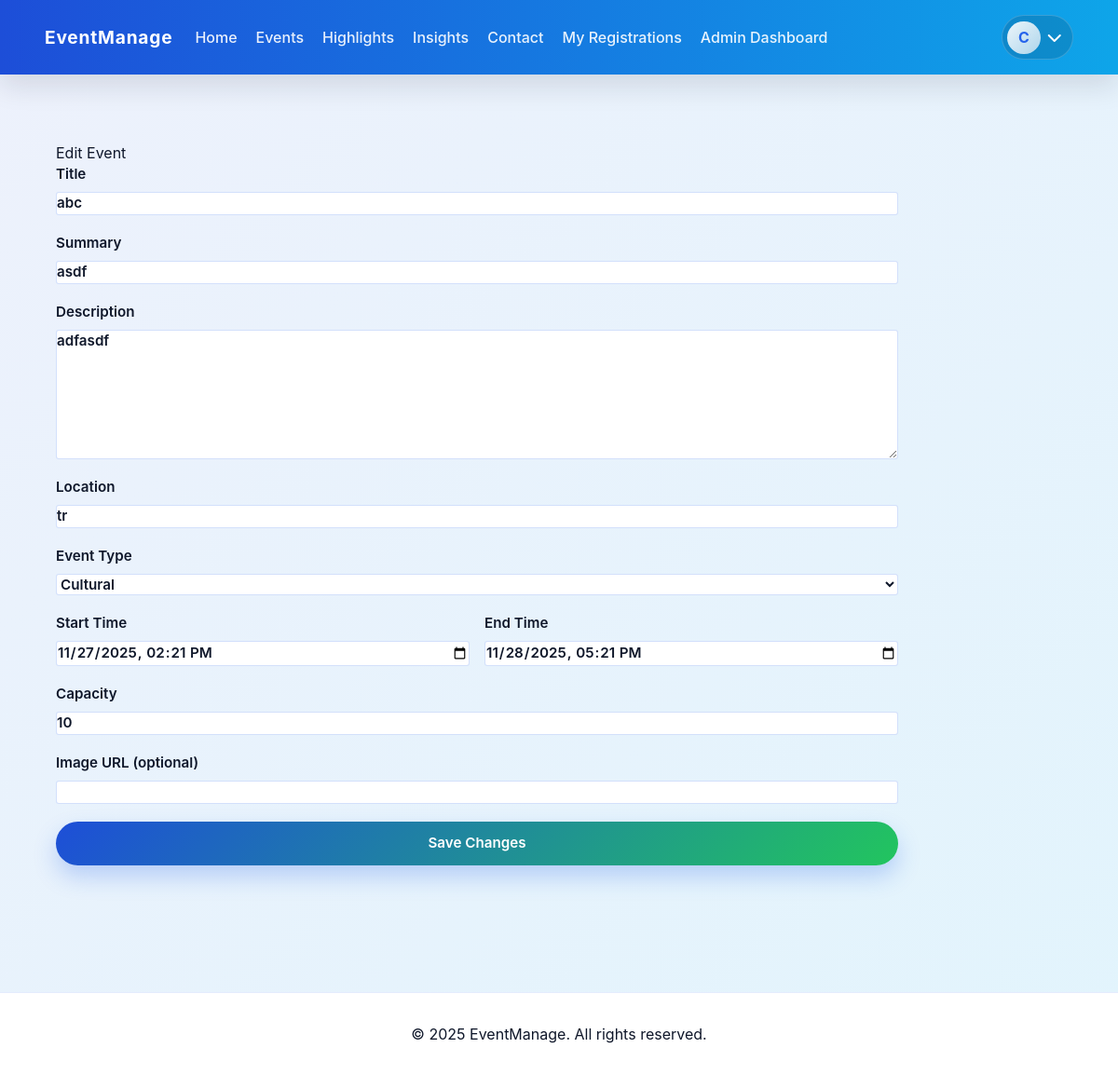
The page /admin/events/18/edit (signed in) on the database its author committed.
### app/models.py (models this page shows, shortened)
class User(UserMixin, db.Model):
    id = db.Column(db.Integer, primary_key=True)
    name = db.Column(db.String(120), nullable=False)
    email = db.Column(db.String(120), unique=True, nullable=False)
    password_hash = db.Column(db.String(256), nullable=False)
    is_admin = db.Column(db.Boolean, default=False, nullable=False)
    admin_scope = db.Column(db.String(50), default="super")
    created_at = db.Column(db.DateTime, default=datetime.utcnow)
    registrations = db.relationship("Registration", back_populates="user", cascade="all, delete-orphan")
    interests = db.relationship("EventInterest", back_populates="user", cascade="all, delete-orphan")
    @property
    def is_super_admin(self) -> bool:
        if not self.is_admin:
            return False
        if not self.admin_scope:
            return True
        return self.admin_scope.lower() == "super"

class Event(db.Model):
    id = db.Column(db.Integer, primary_key=True)
    title = db.Column(db.String(150), nullable=False)
    summary = db.Column(db.String(300), nullable=False)
    description = db.Column(db.Text, nullable=False)
    location = db.Column(db.String(200), nullable=False)
    start_time = db.Column(db.DateTime, nullable=False)
    end_time = db.Column(db.DateTime, nullable=False)
    capacity = db.Column(db.Integer, nullable=False)
    event_type = db.Column(db.String(80), nullable=False, default=EVENT_CATEGORY_CHOICES[0])
    image_url = db.Column(db.String(255), nullable=True)
    created_at = db.Column(db.DateTime, default=datetime.utcnow)
    registrations = db.relationship("Registration", back_populates="event", cascade="all, delete-orphan")
    interests = db.relationship("EventInterest", back_populates="event", cascade="all, delete-orphan")

### app/admin.py (the view, shortened to what this page needs)
@admin_bp.route("/events/<int:event_id>/edit", methods=["GET", "POST"])
@login_required
@admin_required
def edit_event(event_id: int):
    event = Event.query.get_or_404(event_id)
    _ensure_event_access(event)
    event_type_choices = _event_type_options()
    return render_template(
        "admin/event_form.html",
        event=event,
        form_defaults=_build_form_defaults(event=event),
        event_types=event_type_choices,
        form_action=url_for("admin.edit_event", event_id=event.id),
    )

### app/__init__.py (called while the page is built)
def create_app():
    app = Flask(__name__, instance_relative_config=True)
    app.config.from_object("config.Config")
    os.makedirs(app.instance_path, exist_ok=True)
    db.init_app(app)
    login_manager.init_app(app)
    from .models import User, seed_admin, seed_sample_events
    @login_manager.user_loader
    def load_user(user_id):
        return User.query.get(int(user_id))
    from .auth import auth_bp
    from .events import events_bp
    from .admin import admin_bp
    app.register_blueprint(events_bp)
    app.register_blueprint(auth_bp)
    app.register_blueprint(admin_bp)
    @app.route("/")
    def home():
        return "App is live!"
    with app.app_context():
        db.create_all()
        seed_admin()
        seed_sample_events()
    return app

### app/admin.py (called while the page is built)
def admin_required(func):
    @wraps(func)
    def wrapper(*args, **kwargs):
        if not current_user.is_authenticated:
            flash("Please sign in as an administrator.", "warning")
            return redirect(url_for("auth.login", next=request.url))
        if not current_user.is_admin:
            flash("Administrator access required.", "danger")
            return redirect(url_for("events.home"))
        return func(*args, **kwargs)
    return wrapper

def _ensure_event_access(event: Event):
    if current_user.is_super_admin:
        return
    if event.event_type != current_user.admin_scope:
        abort(403)

def _event_type_options():
    if current_user.is_super_admin:
        return EVENT_CATEGORY_CHOICES
    return [current_user.admin_scope]

### app/events.py (called while the page is built)
@events_bp.app_context_processor
def inject_globals():
    return {"current_year": datetime.utcnow().year}

### app/templates/admin/event_form.html (shortened to what this page needs)
{% extends 'base.html' %}
{% block content %}
<section class="section">
  <h1>{{ 'Edit Event' if event else 'Create Event' }}</h1>
  <form method="post" action="{{ form_action }}" class="form">
    <label>
      Title
      <input type="text" name="title" value="{{ form_defaults.title }}" required>
    </label>
    <label>
      Summary
      <input type="text" name="summary" value="{{ form_defaults.summary }}" maxlength="300" required>
    </label>
    <label>
      Description
      <textarea name="description" rows="6" required>{{ form_defaults.description }}</textarea>
    </label>
    <label>
      Location
      <input type="text" name="location" value="{{ form_defaults.location }}" required>
    </label>
    <label>
      Event Type
      <select name="event_type" required>
        {% for option in event_types %}
          <option value="{{ option }}" {% if form_defaults.event_type == option %}selected{% endif %}>{{ option }}</option>
        {% endfor %}
      </select>
    </label>
    <div class="form__row">
      <label>
        Start Time
        <input type="datetime-local" name="start_time" value="{{ form_defaults.start_time }}" required>
      </label>
      <label>
        End Time
        <input type="datetime-local" name="end_time" value="{{ form_defaults.end_time }}" required>
      </label>
    </div>
    <label>
      Capacity
      <input type="number" name="capacity" min="1" value="{{ form_defaults.capacity }}" required>
    </label>
    <label>
      Image URL (optional)
      <input type="url" name="image_url" value="{{ form_defaults.image_url }}">
    </label>
    <button class="btn btn--primary" type="submit">{{ 'Save Changes' if event else 'Create Event' }}</button>
  </form>
</section>
{% endblock %}

### app/templates/base.html (shortened to what this page needs)
<!doctype html>
<html lang="en">
  <head>
    <link rel="stylesheet" href="https://cdnjs.cloudflare.com/ajax/libs/font-awesome/6.5.2/css/all.min.css" />
    <script src="https://cdn.tailwindcss.com"></script>
    <link rel="stylesheet" href="{{ url_for('static', filename='css/styles.css') }}">
  </head>
  <body>
    <header class="site-header">
      <nav class="navbar">
        <div class="navbar__left">
          <a class="navbar__brand" href="{{ url_for('events.home') }}">EventManage</a>
          <div class="navbar__links" id="navMenu">
            <a href="{{ url_for('events.home') }}">Home</a>
            <a href="{{ url_for('events.events_list') }}">Events</a>
            <a href="{{ url_for('events.home') }}#highlights">Highlights</a>
            <a href="{{ url_for('events.home') }}#insights">Insights</a>
            <a href="{{ url_for('events.home') }}#contact">Contact</a>
            {% if current_user.is_authenticated %}
              <a href="{{ url_for('events.my_registrations') }}">My Registrations</a>
              {% if current_user.is_admin %}
                <a href="{{ url_for('admin.dashboard') }}">Admin Dashboard</a>
              {% endif %}
            {% endif %}
          </div>
        </div>
        <div class="navbar__right">
          <div class="navbar__user">
            <button id="userToggle" class="navbar__user-button" aria-label="User menu" aria-haspopup="true" aria-expanded="false">
              <span class="navbar__avatar">
                {% if current_user.is_authenticated %}
                  {{ current_user.name[:1]|upper }}
                {% else %}
                  <i class="fa fa-user"></i>
                {% endif %}
              </span>
              <i class="fa fa-chevron-down"></i>
            </button>
          </div>
        </div>
      </nav>
    </header>
    <main class="container">
      {% block content %}{% endblock %}
    </main>
    <footer class="site-footer">
      <p>&copy; {{ current_year or 2025 }} EventManage. All rights reserved.</p>
    </footer>
  </body>
</html>

### app/static/css/styles.css (style rules this page uses)
:root { --color-primary: #2563eb; --color-primary-dark: #1e3a8a; --color-secondary: #f0f9ff; --color-accent: #22c55e; --color-text: #0f172a; --color-muted: #475569; --color-border: #cbd5f5; --color-success: #22c55e; --color-warning: #fbbf24; --color-danger: #ef4444; --gradient-start: #1d4ed8; --gradient-mid: #0ea5e9; --gradient-end: #22c55e; --radius: 0.75rem; --shadow: 0 25px 40px rgba(15, 23, 42, 0.1); font-size: 16px; }
* { box-sizing: border-box; }
body { margin: 0; font-family: 'Inter', system-ui, -apple-system, BlinkMacSystemFont, 'Segoe UI', sans-serif; background: linear-gradient(135deg, rgba(29, 78, 216, 0.08), rgba(14, 165, 233, 0.12)); color: var(--color-text); min-height: 100vh; display: flex; flex-direction: column; }
a { color: inherit; text-decoration: none; }
.container { flex: 1 0 auto; width: 100%; margin: 0; padding: 0 0 4rem; }
.site-header { background: linear-gradient(90deg, var(--gradient-start), var(--gradient-mid)); box-shadow: 0 12px 30px rgba(15, 23, 42, 0.12); position: sticky; top: 0; z-index: 10; }
.navbar { width: 100%; margin: 0; display: flex; align-items: center; justify-content: space-between; padding: 1rem clamp(1.5rem, 4vw, 3.5rem); position: relative; box-sizing: border-box; }
.navbar__brand { font-weight: 700; font-size: 1.2rem; color: white; letter-spacing: 0.04em; }
.navbar__left { display: flex; align-items: center; gap: 1.5rem; }
.navbar__right { display: flex; align-items: center; gap: 1rem; }
.navbar__links { display: flex; align-items: center; gap: 1.25rem; }
.navbar__links a { color: rgba(255, 255, 255, 0.9); font-weight: 500; position: relative; }
.navbar__links a::after { content: ''; position: absolute; left: 0; bottom: -0.35rem; width: 100%; height: 3px; background: rgba(255, 255, 255, 0.6); border-radius: 999px; transform: scaleX(0); transform-origin: left; transition: transform 0.2s ease; }
.navbar__user { position: relative; }
.navbar__user-button { display: flex; align-items: center; gap: 0.45rem; background: rgba(15, 23, 42, 0.15); border: 1px solid rgba(255, 255, 255, 0.18); border-radius: 999px; padding: 0.35rem 0.7rem 0.35rem 0.35rem; color: white; font-weight: 600; cursor: pointer; transition: background 0.2s ease, transform 0.2s ease; }
.navbar__avatar { display: inline-flex; align-items: center; justify-content: center; width: 2.2rem; height: 2.2rem; border-radius: 50%; background: linear-gradient(135deg, rgba(255, 255, 255, 0.92), rgba(241, 245, 249, 0.7)); color: var(--color-primary); font-weight: 700; }
.btn { display: inline-flex; align-items: center; justify-content: center; gap: 0.5rem; padding: 0.75rem 1.5rem; border-radius: 999px; border: none; cursor: pointer; font-weight: 600; font-size: 0.95rem; transition: transform 0.15s ease, box-shadow 0.15s ease; }
.btn--primary { background: linear-gradient(135deg, var(--gradient-start), var(--gradient-end)); color: white; box-shadow: 0 12px 25px rgba(37, 99, 235, 0.25); }
.section { margin: 0; padding: clamp(3rem, 6vw, 4.5rem) clamp(1.5rem, 5vw, 4rem); }
.form { display: grid; gap: 1.2rem; }
.form__row { display: grid; grid-template-columns: repeat(auto-fit, minmax(200px, 1fr)); gap: 1rem; }
label { display: grid; gap: 0.45rem; font-weight: 600; font-size: 0.95rem; }
input, textarea, select { padding: 0.8rem 1rem; border-radius: 0.2rem; border: 1px solid rgba(37, 99, 235, 0.2); font: inherit; background: #ffffff; transition: border-color 0.2s ease, box-shadow 0.2s ease; }
textarea { resize: vertical; }
.site-footer { background: white; padding: 1.5rem; text-align: center; color: var(--color-text); border-top: 1px solid rgba(37, 99, 235, 0.12); margin-top: auto; }
.site-footer p { margin: 0.5rem 0; }

### rows shown on the page
User: name "C"
Event: title "abc", summary "asdf", description "adfasdf", location "tr", event_type "Cultural"

### other values the page prints
{{ 'Edit Event' if event else 'Create Event' }} "Edit Event"
{{ 'Save Changes' if event else 'Create Event' }} "Save Changes"
